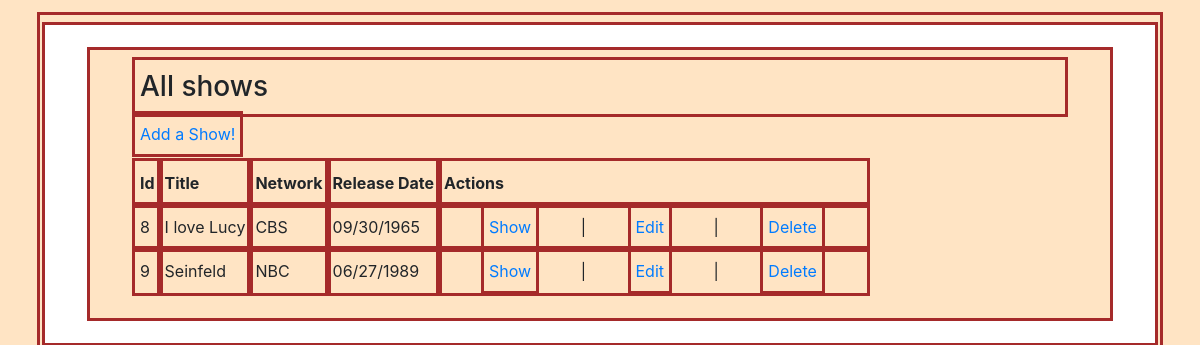
The app's page /, older data.
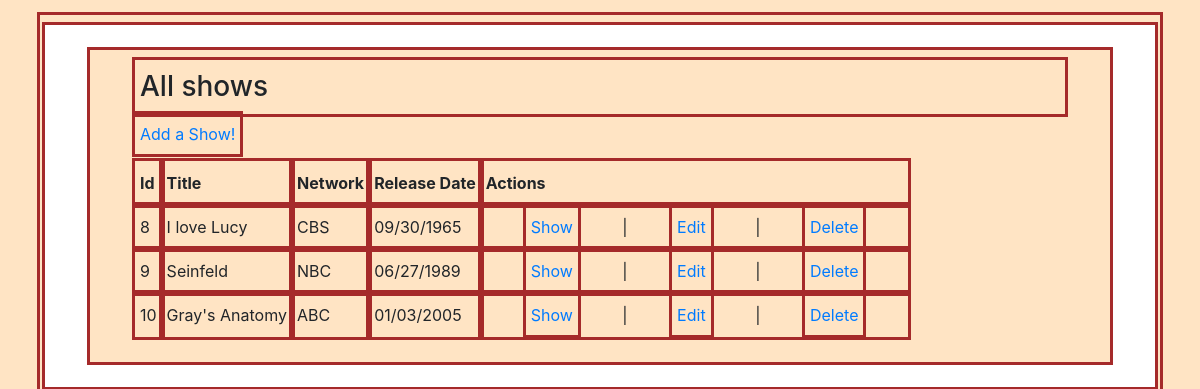
The same page, newer data.
### tv_shows_app/models.py (models this page shows)
class Show(models.Model):
    title = models.CharField(max_length = 255, unique = True)
    network = models.CharField(max_length = 255)
    description = models.CharField(max_length= 255)
    release_date = models.DateField()
    created_at = models.DateTimeField(auto_now_add=True)
    updated_at = models.DateTimeField(auto_now=True)
    objects = BlogManager()

### tv_shows_app/views.py (the view)
# urls.py: path('', views.index, name ='index'),
def index(request):
    shows = Show.objects.all()
    context ={
        'shows': shows
    }
    print(shows)
    return render(request, 'tv_show.html', context)

### tv_shows_app/templates/tv_show.html (shortened to what this page needs)
<!DOCTYPE html>
<html lang="en">
<head>
    <link href="https://stackpath.bootstrapcdn.com/bootstrap/4.3.1/css/bootstrap.min.css" rel="stylesheet">
    {% load static %}
    <link rel = "stylesheet" href ="{% static 'css/style.css' %}">
</head>
<body>
    <div id = 'shows'>
        <h3>All shows</h3>
        <table>
            <thead>
                <tr>
                    <th>Id</th>
                    <th>Title</th>
                    <th>Network</th>
                    <th>Release Date</th>
                    <th>Actions</th>
                </tr>
            </thead>
            <tbody>
                {% for show in shows %}
                <tr>
                    <td>{{show.id}}</td>
                    <td>{{show.title}}</td>
                    <td>{{show.network}}</td>
                    <td>{{show.release_date|date:'SHORT_DATE_FORMAT'}}</td>
                    <td><a href ='/show/{{show.id}}'>Show</a> | <a href ='/show/{{show.id}}/edit'>Edit</a> | <a href ='/show/{{show.id}}/delete'>Delete</a></td>
                </tr>
                {% endfor %}
            </tbody>
            <a href="/show/new">Add a Show!</a>
        </table>
    </div>
</body>
</html>

Row changes from the older to the newer data that the page shows:
added Show: id "10", title "Gray's Anatomy", network "ABC", release_date "01/03/2005"
